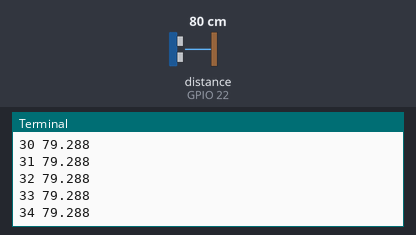
The program below on a simulated Raspberry Pi (BCM pin numbers). Parts: the last lines printed to the terminal. Inputs (shaded band) come from the test bench; at power-on: distance to the obstacle (sensor on GPIO 22) 80 cm. The echo pulse lasts 58.3 µs per cm; the clock reads 2024-03-15 10:24:30 at power-on unless the program sets it.

Above: at 1.2 s.
1.3 s: distance to the obstacle (sensor on GPIO 22) set to 2 cm
At 2.3 s:
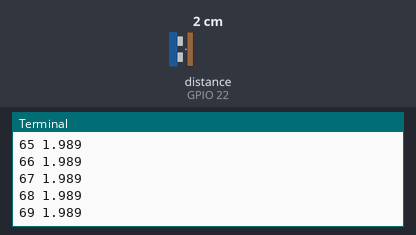
2.8 s: distance to the obstacle (sensor on GPIO 22) set to 4 cm
At 3.8 s:
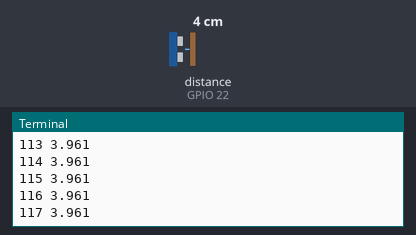
Timing chart, 0 to 5.8 s (numbered marks = the images above; inputs shaded):
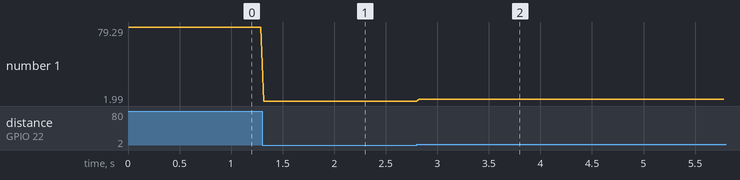

The program:

hc_sr04.py
```python
#!/usr/bin/env python
# -*- coding: utf-8 -*-

import time

import pigpio

LONGEST_TIME = 20000

class Driver:
    """
    该类封装了一种声学距离测量。
    """

    def __init__(self, pi, trigger, echo):
        """
        接收Pi对象使用，触发GPIO号和回显GPIO号。
        参数
             pi        gpio.pi对象
             trigger   触发Trig引脚所连接的GPIO编号
             echo      连接回波Echo引脚的GPIO编号
        返回值
            无
        """
        # 参数初始化
        self.pi    = pi
        self._trig = trigger
        self._echo = echo
        #是否使用echo来测量时间
        self._ping = False
        # echo引脚变为高电平的时间（微秒）
        self._high = None
        # echo引脚高电平持续的时间
        self._time = None

        # 是否被触发
        self._triggered = False

        # 在开始之前保存每个GPIO的状态
        self._trig_mode = pi.get_mode(self._trig)
        self._echo_mode = pi.get_mode(self._echo)

        # GPIO初始化
        pi.set_mode(self._trig, pigpio.OUTPUT)
        pi.set_mode(self._echo, pigpio.INPUT)

        # 设置Trig引脚的回调函数
        self._cb = pi.callback(self._trig, pigpio.EITHER_EDGE, self._cbf)
        # 设置Echo引脚的回调函数
        self._cb = pi.callback(self._echo, pigpio.EITHER_EDGE, self._cbf)

        # 是否被初始化
        self._inited = True

    def _cbf(self, gpio, level, tick):
        """
        回调函数
        引数
            gpio   0〜31   状态已更改的GPIO编号
            level   0〜2    0 =变为低（下降沿）
                            1 =变为高（上升沿）
                            2 =没有电平变化（看门狗超时）
            tick    32bit   启动后的微秒数

        """
        # Trig引脚
        if gpio == self._trig:
            # 如果触发引脚是高电平，则触发发送
            if level == 0:
                # 处于已发送状态
                self._triggered = True
                # 消除Echo引脚变为高电平时的当前时间
                self._high = None
        # Echo引脚
        else:
            # 触发引脚发送了触发信息
            if self._triggered:
                # 如果echo引脚是高电平
                if level == 1:
                    # 存储当前时间（微妙）
                    self._high = tick
                # Echo引脚无变化或变低电平
                else:

                    if self._high is not None:
                        # 计算Echo引脚的高电平时间（以微秒为单位）
                        self._time = tick - self._high
                        # 清除
                        self._high = None
                        # 使用Echo引脚进行定时
                        self._ping = True

    def read(self):
        """
        读数
         返回的读数将是声纳往返时间（微秒）。
         往返cms =往返时间 / 1000000.0 * 34030
        参数
            无
         返回值
             距离厘米距离
                             none表示超时或无法测量
        """
        # 如果已初始化
        if self._inited:
            # 不用echo来测量时间
            self._ping = False
            # 将触发信号发送到Trig引脚
            self.pi.gpio_trigger(self._trig, 11, pigpio.HIGH)
            # 存储触发信号发送到Trig引脚的时间
            start = time.time()
            # 循环直到Echo引脚的时间测量完成
            while not self._ping:
                #等待5秒钟或更长时间
                if (time.time()-start) > 5.0:
                    print("等待5秒钟或更长时间")
                    return duration_to_distance(LONGEST_TIME)
                # 休息0.001s
                time.sleep(0.001)
            # 返回距离
            return duration_to_distance(self._time)
        else:
            return None

    def cancel(self):
        """
        结束距离测量线程并将gpios返回原始模式。
        """
        if self._inited:
            self._inited = False
            self._cb.cancel()
            self.pi.set_mode(self._trig, self._trig_mode)
            self.pi.set_mode(self._echo, self._echo_mode)

def duration_to_distance(duration):
    """
    将Echo引脚为高电平的时间转换为距离。
    参数
       duration  回波引脚高电平的持续时间（微秒）
     返回值
         距离（cm）
                     none表示超时或无法测量
    """
    if duration is None or duration < 0 or duration == LONGEST_TIME:
        return None
    else:
        return (duration / 2.0) * 340.0 * 100.0 / 1000000.0

if __name__ == "__main__":

    RANGE_TRIG_GPIO = 27
    RANGE_ECHO_GPIO = 22
    RANGE_GPIOS = [
        RANGE_TRIG_GPIO,
        RANGE_ECHO_GPIO
    ]
    pi = pigpio.pi()
    sonar = Driver(pi, RANGE_GPIOS[0], RANGE_GPIOS[1])

    end = time.time() + 600.0

    r = 1
    while time.time() < end:

        print("{} {}".format(r, sonar.read()))
        r += 1
        time.sleep(0.03)

    sonar.cancel()

    pi.stop()
```

Measured:
- after the input at 1.3 s, the terminal: prints a new line at once (image 1)
- plotted number 1: 79.29 → 1.99 after the input at 1.3 s
